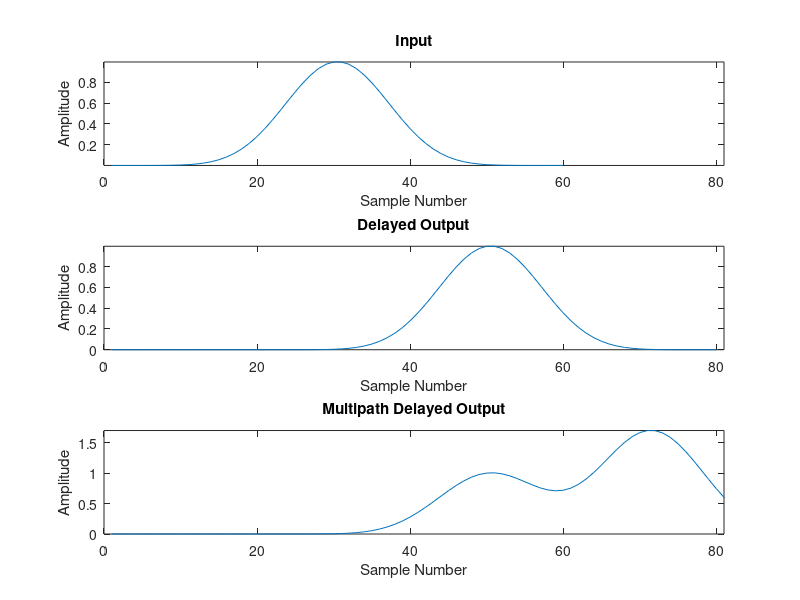

Write MATLAB code to recreate this figure.
clear; close all

N = 60;     % length of first sequence
M = 3;      % length of second sequence
D = 20;      % integer delay
mu = 0;
sig = 0.01;
amp = 1;

gauss = @(x,mu,sig,amp)amp*exp(-( ( (x-mu).^2 ) / ( 2*sig.^2 ) )).';

% x = gauss(linspace(-4*sig, 4*sig, N), mu, sig, amp);
x = kaiser(N, 20);
y1 = [zeros(D,1); x];

h = [1 zeros(1,20) 1.7];
y2 = conv(y1,h);

figure
subplot(3,1,1)
plot(x)
xlabel('Sample Number')
ylabel('Amplitude')
title('Input')
axis([0 N+M+D-2 -inf inf])

subplot(3,1,2)
plot(y1)
xlabel('Sample Number')
ylabel('Amplitude')
title('Delayed Output')
axis([0 N+M+D-2 -inf inf])

subplot(3,1,3)
plot(y2)
xlabel('Sample Number')
ylabel('Amplitude')
title('Multipath Delayed Output')
axis([0 N+M+D-2 -inf inf])

